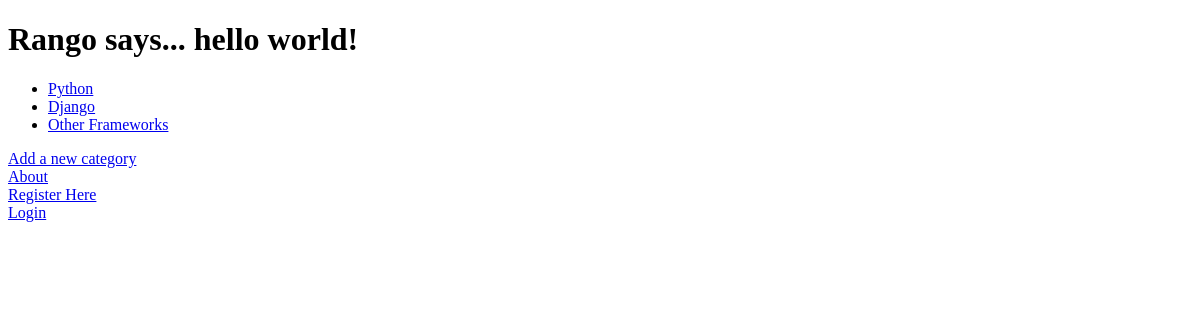
The app's page /rango/, older data.
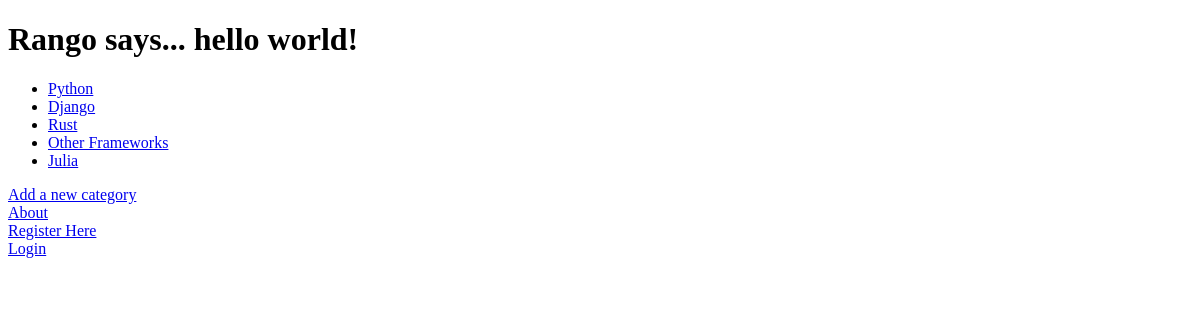
The same page, newer data.
### rango/models.py (models this page shows, shortened)
class Category(models.Model):
    name = models.CharField(max_length=128, unique=True)
    views = models.IntegerField(default=0)
    likes = models.IntegerField(default=0)
    slug = models.SlugField(unique=True)

### rango/views.py (the view)
def index(request):
    categories = Category.objects.order_by('-likes')[:5]
    cxt = { 'categories': categories }
    return render(request, 'rango/index.html', cxt)

### templates/rango/index.html (shortened to what this page needs)
<!DOCTYPE html>
{% load staticfiles %}
<html>
    <head>
    </head>
    <body>
        {% if user.is_authenticated %}
        <h1>Hello {{ user.username }}...</h1>
        {% else %}
        <h1>Rango says... hello world!</h1>
        {% endif %}
        {% if categories %}
            <ul>
                {% for c in categories %}
                <li><a href="/rango/category/{{ c.slug }}">{{ c.name }}</a></li>
                {% endfor %}
            </ul>
        {% else %}
            <strong>There are no categories present</strong>
        {% endif %}
        <a href="/rango/add_category/">Add a new category</a>
        <br />
        <a href="/rango/about/">About</a>
        <br />
        {% if user.is_authenticated %}
        <a href="/rango/restricted/">Restricted Page</a><br />
        <a href="/rango/logout/">Logout</a><br />
        {% else %}
        <a href="/rango/register/">Register Here</a><br />
        <a href="/rango/login/">Login</a><br />
        {% endif %}
    </body>
</html>

Row changes from the older to the newer data that the page shows:
added Category: name "Rust"
added Category: name "Julia"
